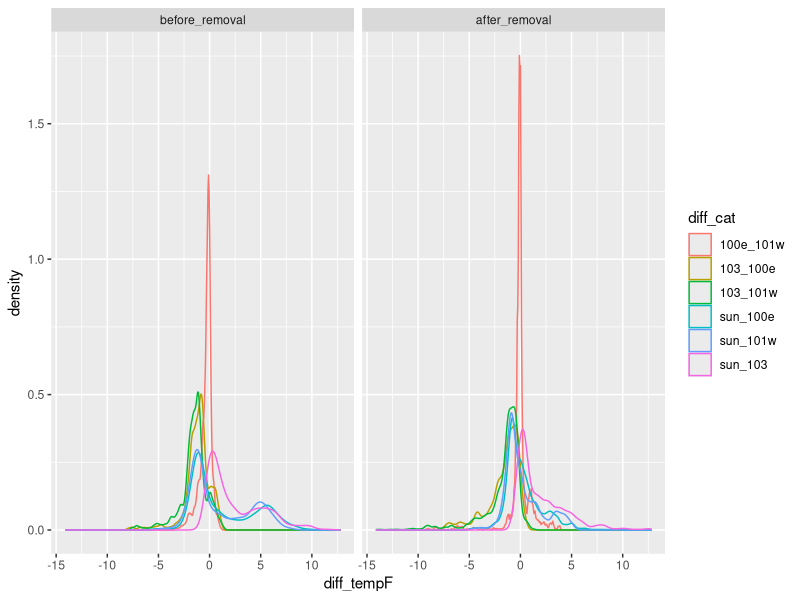
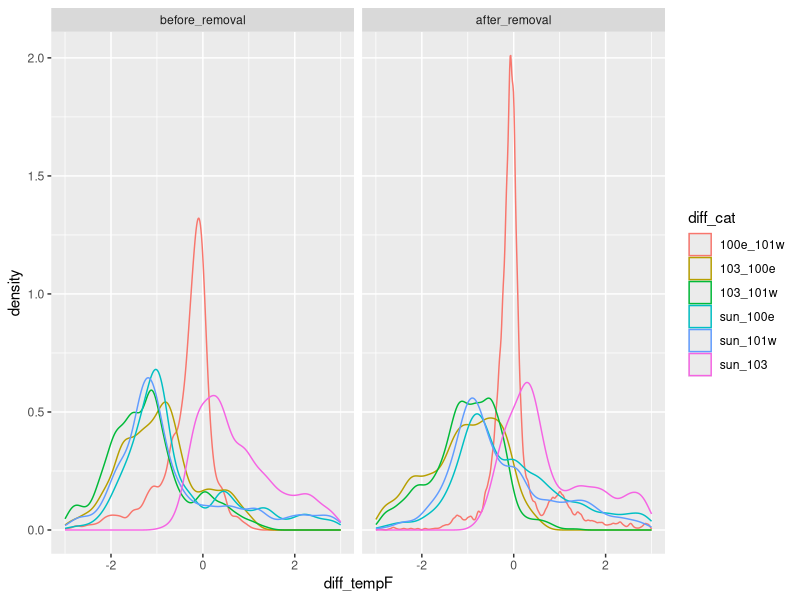
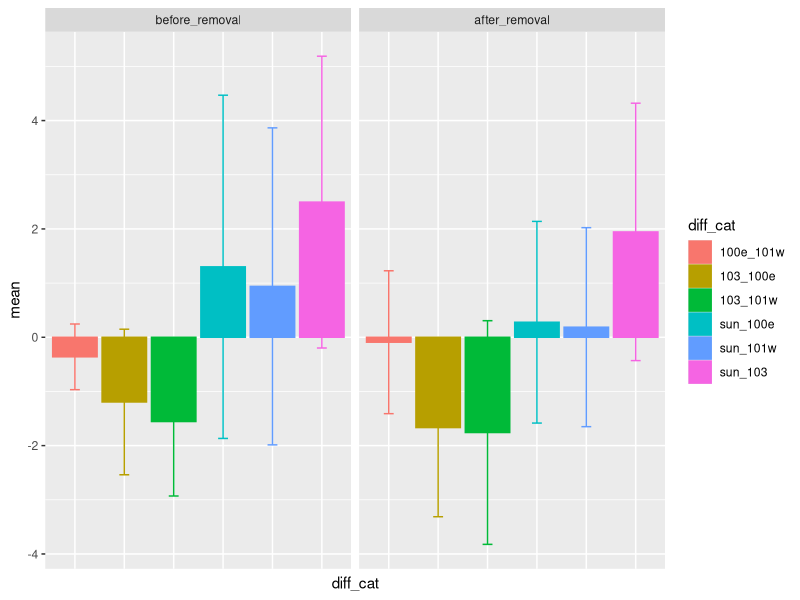
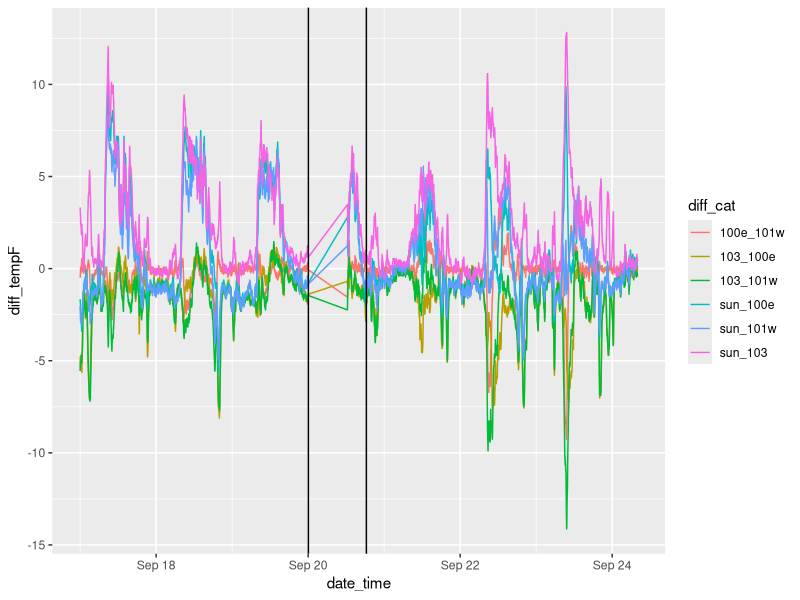
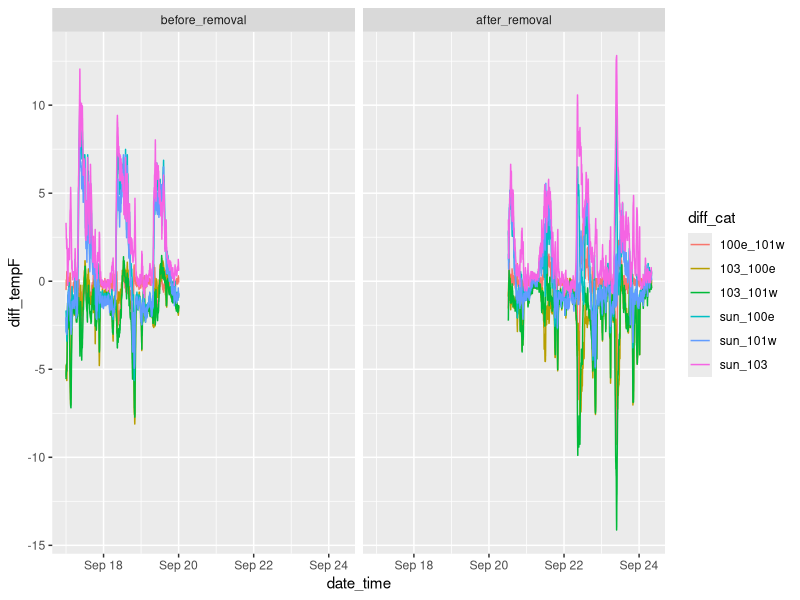

Write the R code that produced these figures, in order.
## ---- chunk 1
knitr::opts_chunk$set(echo = TRUE)
## ---- chunk 2
library(plyr)
library(dplyr)
library(lubridate)
library(ggplot2)
library(tidyr)
library(reshape2)
options(stringsAsFactors = FALSE)
## ---- chunk 3
ash_data <- read.csv("data/ash-microclimate-data2018-prelim.csv", header = T)
## ---- chunk 4
unique(ash_data$sensor_name)

ash_data2 <- ash_data %>% filter(ash_removal != "during_removal")

unique(ash_data2$ash_removal)
unique(ash_data2$sensor_name)

tt_100e_before <- ash_data2 %>% 
  filter(sensor_name == "treatment_tree_100e", ash_removal == "before_removal")

tt_101w_before <- ash_data2 %>% 
  filter(sensor_name == "treatment_tree_101w", ash_removal == "before_removal")

c_sun_before <- ash_data2 %>% 
  filter(sensor_name == "control_sun", ash_removal == "before_removal")

c_103_before <- ash_data2 %>% 
  filter(sensor_name == "control_tree_103", ash_removal == "before_removal")

ash_data3_before <- tt_100e_before %>% 
  inner_join(tt_101w_before, by = "date_time") %>% 
  inner_join(c_sun_before, by = "date_time") %>% 
  inner_join(c_103_before, by = "date_time") %>% #dplyr::rename()
  dplyr::rename(tempF.100e = tempF.x, tempF.101w = tempF.y, tempF.sun = tempF.x.x, tempF.103 = tempF.y.y) %>% 
  select(date_time, ash_removal.x, tempF.100e, tempF.101w, tempF.sun, tempF.103) %>% 
  mutate(diff_sun_100e = (tempF.sun-tempF.100e), 
         diff_sun_101w = (tempF.sun-tempF.101w), 
         diff_sun_103 = (tempF.sun-tempF.103), 
         diff_103_100e = (tempF.103-tempF.100e), 
         diff_103_101w = (tempF.103-tempF.101w), 
         diff_100e_101w = (tempF.100e-tempF.101w))

head(ash_data3_before)

str(ash_data3_before)




tt_100e_after <- ash_data2 %>% 
  filter(sensor_name == "treatment_tree_100e", ash_removal == "after_removal") %>%
  mutate(date_time2 = as.POSIXct(date_time, format = "%Y-%m-%d %H:%M"))

tt_101w_after <- ash_data2 %>% 
  filter(sensor_name == "treatment_tree_101w", ash_removal == "after_removal") %>%
  mutate(date_time2 = as.POSIXct(date_time, format = "%Y-%m-%d %H:%M"))

c_sun_after <- ash_data2 %>% 
  filter(sensor_name == "control_sun", ash_removal == "after_removal") %>%
  mutate(date_time2 = as.POSIXct(date_time, format = "%Y-%m-%d %H:%M"))

c_103_after <- ash_data2 %>% 
  filter(sensor_name == "control_tree_103", ash_removal == "after_removal") %>%
  mutate(date_time2 = as.POSIXct(date_time, format = "%Y-%m-%d %H:%M"))

ash_data3_after <- tt_100e_after %>% 
  inner_join(tt_101w_after, by = "date_time2") %>% 
  inner_join(c_sun_after, by = "date_time2") %>% 
  inner_join(c_103_after, by = "date_time2") %>% 
  dplyr::rename(tempF.100e = tempF.x, tempF.101w = tempF.y, tempF.sun = tempF.x.x, tempF.103 = tempF.y.y) %>%
  select(date_time2, ash_removal.x, tempF.100e, tempF.101w, tempF.sun, tempF.103) %>% 
  mutate(diff_sun_100e = (tempF.sun-tempF.100e), 
         diff_sun_101w = (tempF.sun-tempF.101w), 
         diff_sun_103 = (tempF.sun-tempF.103), 
         diff_103_100e = (tempF.103-tempF.100e), 
         diff_103_101w = (tempF.103-tempF.101w), 
         diff_100e_101w = (tempF.100e-tempF.101w))

head(ash_data3_after)

str(ash_data3_after)
## ---- chunk 5
maxb_sun_100e <- max(ash_data3_before[1:4325,7])
p_sun_100e <- which(ash_data3_before$diff_sun_100e == maxb_sun_100e)
dtb_sun_100e <- ash_data3_before[p_sun_100e,1]

#####################

maxb_sun_101w <- max(ash_data3_before[1:4325,8])
p_sun_101w <- which(ash_data3_before$diff_sun_101w == maxb_sun_101w)
dtb_sun_101w <- ash_data3_before[p_sun_101w,1]

#####################

maxb_sun_103 <- max(ash_data3_before[1:4325,9])
p_sun_103 <- which(ash_data3_before$diff_sun_103 == maxb_sun_103)
dtb_sun_103 <- ash_data3_before[p_sun_103,1]

#####################

maxb_103_100e <- max(ash_data3_before[1:4325,10])
p_103_100e <- which(ash_data3_before$diff_103_100e == maxb_103_100e)
dtb_103_100e <- ash_data3_before[p_103_100e,1]

#####################

maxb_103_101w <- max(ash_data3_before[1:4325,11])
p_103_101w <- which(ash_data3_before$diff_103_101w == maxb_103_101w)
dtb_103_101w <- ash_data3_before[p_103_101w,1]

#####################

maxb_100e_101w <- max(ash_data3_before[1:4325,12])
p_100e_101w <- which(ash_data3_before$diff_100e_101w == maxb_100e_101w)
dtb_100e_101w <- ash_data3_before[p_100e_101w,1]

max_values_b <- cbind(dtb_sun_100e, maxb_sun_100e, dtb_sun_101w, maxb_sun_101w, dtb_sun_103, maxb_sun_103, dtb_103_100e, maxb_103_100e, dtb_103_101w, maxb_103_101w, dtb_100e_101w, maxb_100e_101w)

#######################################################

minb_sun_100e <- min(ash_data3_before[1:4325,7])
p2_sun_100e <- which(ash_data3_before$diff_sun_100e == minb_sun_100e)
dtb2_sun_100e <- ash_data3_before[p2_sun_100e,1]

#####################

minb_sun_101w <- min(ash_data3_before[1:4325,8])
p2_sun_101w <- which(ash_data3_before$diff_sun_101w == minb_sun_101w)
dtb2_sun_101w <- ash_data3_before[p2_sun_101w,1]

#####################

minb_sun_103 <- min(ash_data3_before[1:4325,9])
p2_sun_103 <- which(ash_data3_before$diff_sun_103 == minb_sun_103)
dtb2_sun_103 <- ash_data3_before[p2_sun_103,1]

#####################

minb_103_100e <- min(ash_data3_before[1:4325,10])
p2_103_100e <- which(ash_data3_before$diff_103_100e == minb_103_100e)
dtb2_103_100e <- ash_data3_before[p2_103_100e,1]

#####################

minb_103_101w <- min(ash_data3_before[1:4325,11])
p2_103_101w <- which(ash_data3_before$diff_103_101w == minb_103_101w)
dtb2_103_101w <- ash_data3_before[p2_103_101w,1]

#####################

minb_100e_101w <- min(ash_data3_before[1:4325,12])
p2_100e_101w <- which(ash_data3_before$diff_100e_101w == minb_100e_101w)
dtb2_100e_101w <- ash_data3_before[p2_100e_101w,1]

min_values_b <- cbind(dtb2_sun_100e, minb_sun_100e, dtb2_sun_101w, minb_sun_101w, dtb2_sun_103, minb_sun_103, dtb2_103_100e, minb_103_100e, dtb2_103_101w, minb_103_101w, dtb2_100e_101w, minb_100e_101w)

##############################################################################################################

maxa_sun_100e <- max(ash_data3_after[1:4325,7])
p3_sun_100e <- which(ash_data3_after$diff_sun_100e == maxa_sun_100e)
dtb3_sun_100e <- ash_data3_after[p3_sun_100e,1]

#####################

maxa_sun_101w <- max(ash_data3_after[1:4325,8])
p3_sun_101w <- which(ash_data3_after$diff_sun_101w == maxa_sun_101w)
dtb3_sun_101w <- ash_data3_after[p3_sun_101w,1]

#####################

maxa_sun_103 <- max(ash_data3_after[1:4325,9])
p3_sun_103 <- which(ash_data3_after$diff_sun_103 == maxa_sun_103)
dtb3_sun_103 <- ash_data3_after[p3_sun_103,1]

#####################

maxa_103_100e <- max(ash_data3_after[1:4325,10])
p3_103_100e <- which(ash_data3_after$diff_103_100e == maxa_103_100e)
dtb3_103_100e <- ash_data3_after[p3_103_100e,1]

#####################

maxa_103_101w <- max(ash_data3_after[1:4325,11])
p3_103_101w <- which(ash_data3_after$diff_103_101w == maxa_103_101w)
dtb3_103_101w <- ash_data3_after[p3_103_101w,1]

#####################

maxa_100e_101w <- max(ash_data3_after[1:4325,12])
p3_100e_101w <- which(ash_data3_after$diff_100e_101w == maxa_100e_101w)
dtb3_100e_101w <- ash_data3_after[p3_100e_101w,1]

max_values_a <- cbind(dtb3_sun_100e, maxa_sun_100e, dtb3_sun_101w, maxa_sun_101w, dtb3_sun_103, maxa_sun_103, dtb3_103_100e, maxa_103_100e, dtb3_103_101w, maxa_103_101w, dtb3_100e_101w, maxa_100e_101w)

#######################################################

mina_sun_100e <- min(ash_data3_after[1:4325,7])
p4_sun_100e <- which(ash_data3_after$diff_sun_100e == mina_sun_100e)
dtb4_sun_100e <- ash_data3_after[p4_sun_100e,1]

#####################

mina_sun_101w <- min(ash_data3_after[1:4325,8])
p4_sun_101w <- which(ash_data3_after$diff_sun_101w == mina_sun_101w)
dtb4_sun_101w <- ash_data3_after[p4_sun_101w,1]

#####################

mina_sun_103 <- min(ash_data3_after[1:4325,9])
p4_sun_103 <- which(ash_data3_after$diff_sun_103 == mina_sun_103)
dtb4_sun_103 <- ash_data3_after[p4_sun_103,1]

#####################

mina_103_100e <- min(ash_data3_after[1:4325,10])
p4_103_100e <- which(ash_data3_after$diff_103_100e == mina_103_100e)
dtb4_103_100e <- ash_data3_after[p4_103_100e,1]

#####################

mina_103_101w <- min(ash_data3_after[1:4325,11])
p4_103_101w <- which(ash_data3_after$diff_103_101w == mina_103_101w)
dtb4_103_101w <- ash_data3_after[p4_103_101w,1]

#####################

mina_100e_101w <- min(ash_data3_after[1:4325,12])
p4_100e_101w <- which(ash_data3_after$diff_100e_101w == mina_100e_101w)
dtb4_100e_101w <- ash_data3_after[p4_100e_101w,1]

min_values_a <- cbind(dtb4_sun_100e, mina_sun_100e, dtb4_sun_101w, mina_sun_101w, dtb4_sun_103, mina_sun_103, dtb4_103_100e, mina_103_100e, dtb4_103_101w, mina_103_101w, dtb4_100e_101w, mina_100e_101w)

## ---- chunk 6

ash_data_diffs <- data.frame("date_time" = rep(NA, 58932), "diff_cat" = rep(NA, 58932), "diff_tempF" = rep(NA, 58932), "rem_stat" = rep(NA, 58932))

ash_data_diffs$diff_cat <- c(rep("sun_100e", 4325), rep("sun_101w", 4325), rep("sun_103", 4325), rep("103_100e", 4325), rep("103_101w", 4325), rep("100e_101w", 4325), rep("sun_100e", 5497), rep("sun_101w", 5497), rep("sun_103", 5497), rep("103_100e", 5497), rep("103_101w", 5497), rep("100e_101w", 5497))

ash_data_diffs$diff_cat <- as.factor(ash_data_diffs$diff_cat)

ash_data_diffs$rem_stat <- c(rep("before_removal", 25950), rep("after_removal", 32982))

ash_data_diffs$date_time[1:4325] <- c(ash_data3_before[,1])
ash_data_diffs$date_time[4326:8650] <- c(ash_data3_before[,1])
ash_data_diffs$date_time[8651:12975] <- c(ash_data3_before[,1])
ash_data_diffs$date_time[12976:17300] <- c(ash_data3_before[,1])
ash_data_diffs$date_time[17301:21625] <- c(ash_data3_before[,1])
ash_data_diffs$date_time[21626:25950] <- c(ash_data3_before[,1])

ash_data_diffs <- ash_data_diffs %>% mutate(date_time = ymd_hms(date_time))

ash_data_diffs$date_time[25951:31447] <- c(ash_data3_after[,1])
ash_data_diffs$date_time[31448:36944] <- (ash_data3_after[,1])
ash_data_diffs$date_time[36945:42441] <- (ash_data3_after[,1])
ash_data_diffs$date_time[42442:47938] <- (ash_data3_after[,1])
ash_data_diffs$date_time[47939:53435] <- (ash_data3_after[,1])
ash_data_diffs$date_time[53436:58932] <- (ash_data3_after[,1])


ash_data_diffs$diff_tempF[1:4325] <- c(ash_data3_before[,7])
ash_data_diffs$diff_tempF[4326:8650] <- c(ash_data3_before[,8])
ash_data_diffs$diff_tempF[8651:12975] <- c(ash_data3_before[,9])
ash_data_diffs$diff_tempF[12976:17300] <- c(ash_data3_before[,10])
ash_data_diffs$diff_tempF[17301:21625] <- c(ash_data3_before[,11])
ash_data_diffs$diff_tempF[21626:25950] <- c(ash_data3_before[,12])

ash_data_diffs$diff_tempF[25951:31447] <- c(ash_data3_after[,7])
ash_data_diffs$diff_tempF[31448:36944] <- c(ash_data3_after[,8])
ash_data_diffs$diff_tempF[36945:42441] <- c(ash_data3_after[,9])
ash_data_diffs$diff_tempF[42442:47938] <- c(ash_data3_after[,10])
ash_data_diffs$diff_tempF[47939:53435] <- c(ash_data3_after[,11])
ash_data_diffs$diff_tempF[53436:58932] <- c(ash_data3_after[,12])

ash_data_diffs$rem_stat <- factor(ash_data_diffs$rem_stat, levels = c('before_removal','after_removal'))

ggplot(data = ash_data_diffs) +
  geom_density(mapping = aes(x = diff_tempF, y = stat(density), color = diff_cat), position = "identity", bins = 36, alpha = 0.6) +
  facet_wrap(facets = ~ rem_stat) 

ggplot(data = ash_data_diffs) +
  geom_density(mapping = aes(x = diff_tempF, y = stat(density), color = diff_cat), position = "identity", bins = 36, alpha = 0.6) +
  xlim(-3, 3) +
  facet_wrap(facets = ~ rem_stat) 
## ---- chunk 7
ash_data3_before[4326:5497, ] <- NA

t_sun_100e <- t.test(ash_data3_after$diff_sun_100e, 
                    ash_data3_before$diff_sun_100e, paired = TRUE)

psun100e <- t_sun_100e$p.value

paste("p-val for sun vs 100e is ", psun100e)

#########

t_sun_101w <- t.test(ash_data3_after$diff_sun_101w, 
                    ash_data3_before$diff_sun_101w, paired = TRUE)

psun101w <- t_sun_101w$p.value

paste("p-val for sun vs 101w is ", psun101w)

#########

t_sun_103 <- t.test(ash_data3_after$diff_sun_103, 
                    ash_data3_before$diff_sun_103, paired = TRUE)

psun103 <- t_sun_103$p.value

paste("p-val for sun vs 103 is ", psun103)

#########

t_103_100e <- t.test(ash_data3_after$diff_103_100e, 
                    ash_data3_before$diff_103_100e, paired = TRUE)

p103100e <- t_103_100e$p.value

paste("p-val for 103 vs 100e is ", p103100e)

#########

t_103_101w <- t.test(ash_data3_after$diff_103_101w, 
                    ash_data3_before$diff_103_101w, paired = TRUE)

p103101w <- t_103_101w$p.value

paste("p-val for 103 vs 101w is ", p103101w)

#########

t_100e_101w <- t.test(ash_data3_after$diff_100e_101w, 
                    ash_data3_before$diff_100e_101w, paired = TRUE)

p100e101w <- t_100e_101w$p.value

paste("p-val for 100e vs 101w is ", p100e101w)
## ---- chunk 8

melted <- melt(ash_data_diffs, id.vars = c("diff_cat", "rem_stat", "date_time"))

mean_diffs <- ddply(melted, c("diff_cat", "rem_stat"), summarise, mean = mean(value), se = sd(value))

mean_diffs$diff_cat <- as.factor(mean_diffs$diff_cat)

ggplot(data = mean_diffs, aes(x = diff_cat, y = mean, color = diff_cat, fill = diff_cat)) +
  geom_bar(stat = 'identity') +
  geom_errorbar(aes(ymin = mean-se, ymax = mean+se), width = .2) +
  facet_wrap(facets = ~rem_stat)+
  theme(axis.text.x=element_blank(),
        axis.ticks.x=element_blank())
## ---- chunk 9

ash_data_diffs %>%
  group_by(rem_stat) %>%
  ggplot() +
  geom_line(mapping = aes(x = date_time, y = diff_tempF, color = diff_cat)) +
  geom_vline(xintercept = ymd_hms("2018-09-20 00:04:00")) + 
  geom_vline(xintercept = ymd_hms("2018-09-20 18:22:59")) 
## ---- chunk 10
ash_data_diffs %>% 
  group_by(rem_stat) %>%
  ggplot() +
  geom_line(mapping = aes(x = date_time, y = diff_tempF, color = diff_cat)) +
  facet_wrap(facets = ~ rem_stat) 
